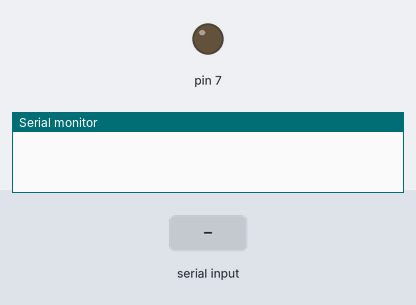
Simulated run of this sketch. Board: Arduino Uno, built with avr-gcc and run on an emulated ATmega328P. On the bench: output pins drawn as LEDs (lit = HIGH), the last lines printed to the serial monitor. The test bench sets the inputs (shaded band).

Above: at 1.2 s.
1.3 s: "1\n" received over Serial
At 1.6 s:
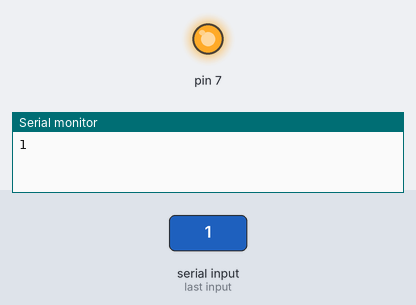
Timing chart, 0 to 4.3 s (numbered marks = the images above; inputs shaded):
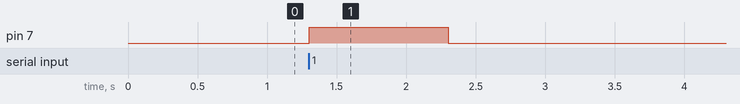

Measured:
- after the input at 1.3 s, pin 7: LOW → HIGH at once, → LOW 1.0 s later

The sketch:

Smart_light_control.ino
```cpp
int a=0;
void setup(){
  pinMode(7,OUTPUT);
  Serial.begin(9600);
}
void loop(){
  if(Serial.available()){
  	a=Serial.parseInt();
    if(a==1){
      digitalWrite(7,1);
    }
    else if(a==0){
      digitalWrite(7,0);
    }
    Serial.println(a);
  }
}
```
